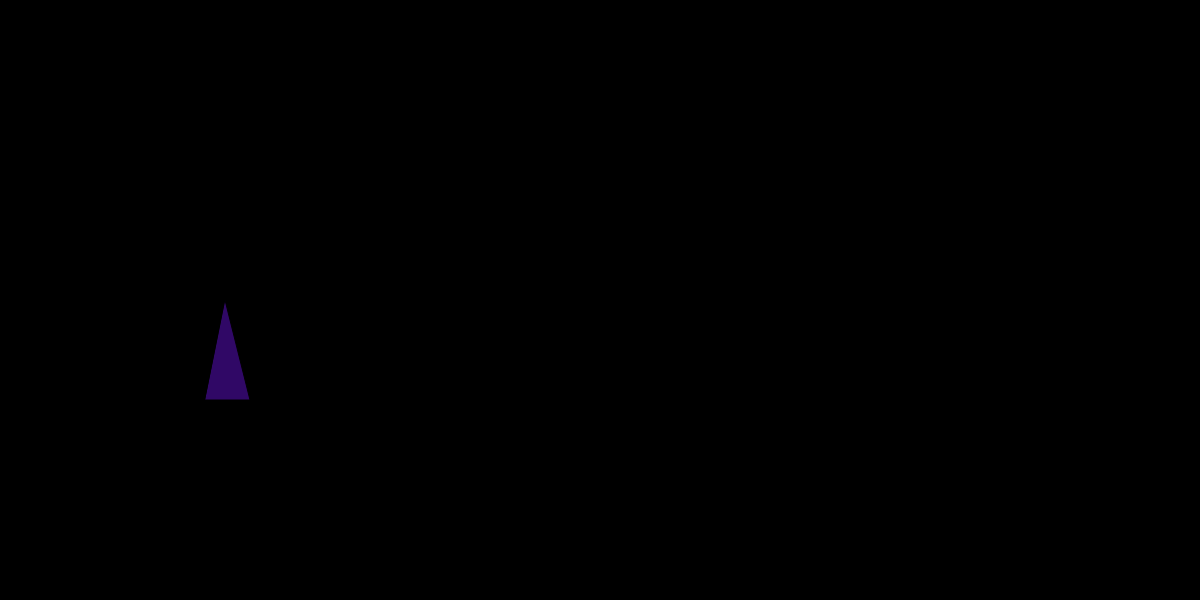
Frame 1 (no input)
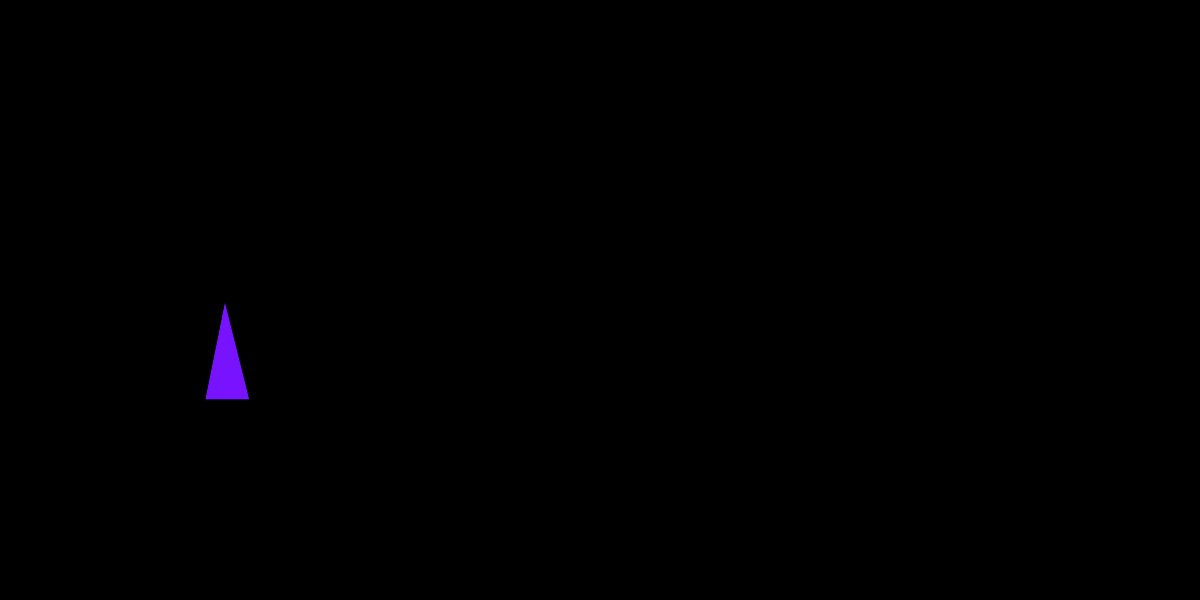
Frame 60 (no input)
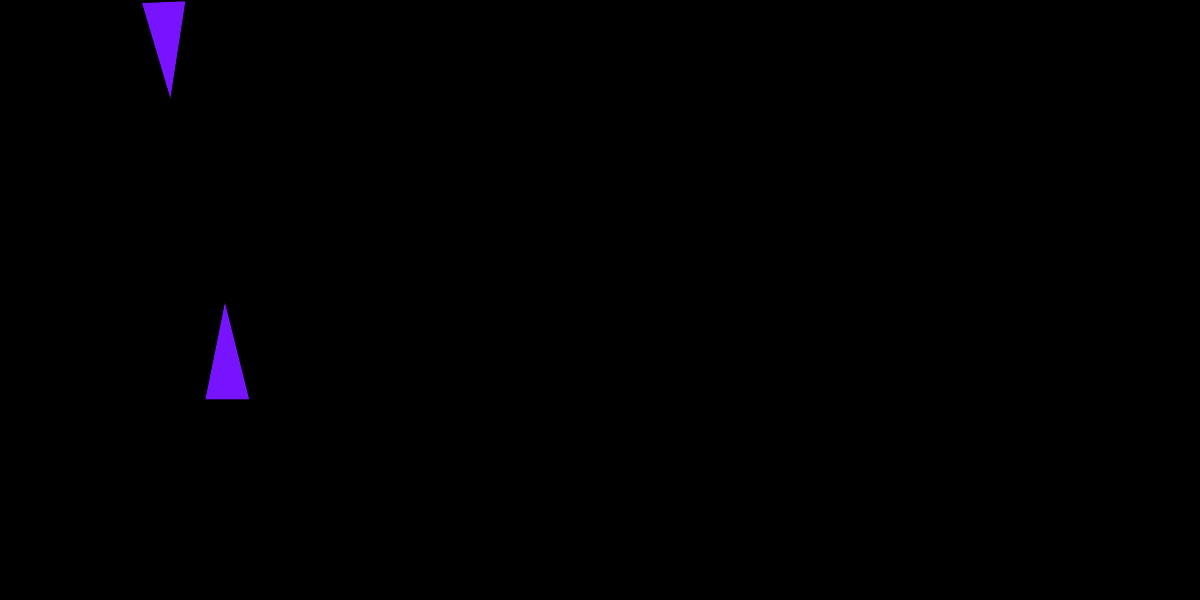
Frame 120 (the mouse pressed at the canvas centre since frame 60)

The p5.js sketch that drew these frames (run headless with seeded random() and noise() and a simulated clock; from frame 60 on, the mouse is pressed at the canvas centre):

// p5.js sketch
// ── sketch.js
function setup(){
    createCanvas( windowWidth, 600);
    background(0);
}

// flower variables
let flower = {
    center_x: 25,
    center_y: 100,
    right_x: 50,
    right_y: 200,
    left_x: 5,
    left_y: 200
    };

function draw(){

drawFlower();

}


function drawFlower(){
push();
    translate( 200, 200);
    fill( 'rgba( 120, 20, 255, .40)' );
    rotate (mouseX);
    triangle( flower.center_x, flower.center_y, flower.right_x, flower.right_y, flower.left_x, flower.left_y );
pop();
}
